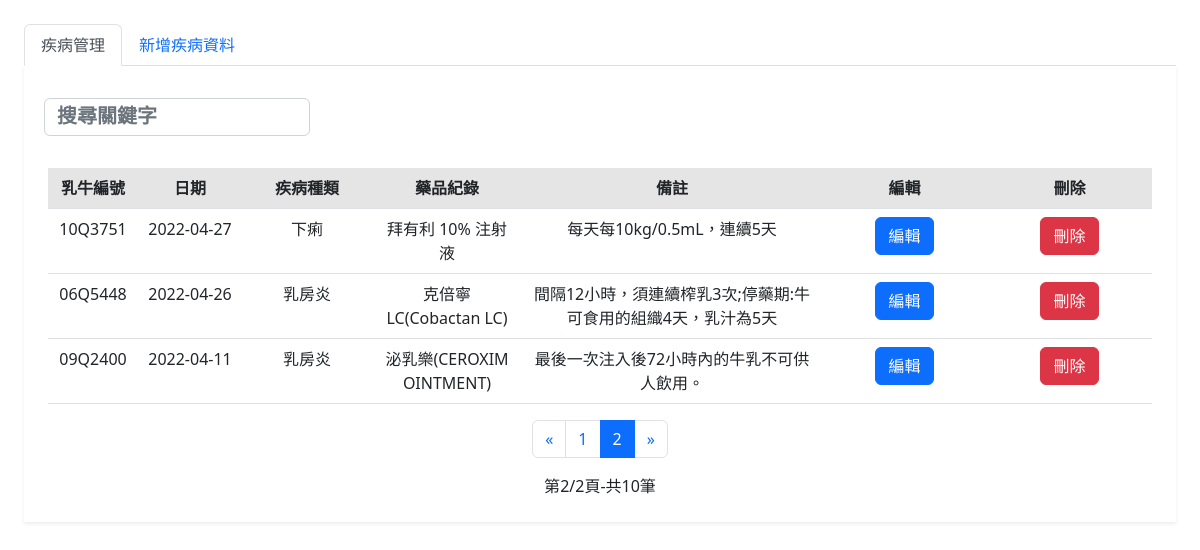
The page /fHealthManagement/diseaseManagement/diseaseManagement.php?page=2 on the database its author committed.
### tables this page shows
CREATE TABLE `disease_management` (
  `sn` int(6) NOT NULL,
  `id` varchar(64) NOT NULL,
  `date` date NOT NULL,
  `disease` varchar(64) NOT NULL,
  `drugs` varchar(64) NOT NULL,
  `remark` varchar(64) NOT NULL
);

### fHealthManagement/diseaseManagement/diseaseManagement.php (the view, shortened to what this page needs)
<?php
require_once("../../SQLServer.php");
?>
<!doctype html>
<html lang="zh-TW">
<head>
  <link href="https://cdn.jsdelivr.net/npm/bootstrap@5.2.2/dist/css/bootstrap.min.css" rel="stylesheet">
  <link rel="stylesheet" href="../../css/text_box2.css">
  <link rel="stylesheet" href="../../css/indexcss.css">
</head>
<body>
  <div name="content" style="width:100%; height: 100vh ;   padding:1.5rem  ;   ">
    <div class="tab-content">
      <ul class="nav nav-tabs" role="tablist">
        <li class="nav-item">
          <a href="#diseaseManagement" class="nav-link active" data-toggle="tab">疾病管理</a>
        </li>
        <li class="nav-item">
          <a href="#addDiseaseManagement" class="nav-link" data-toggle="tab">新增疾病資料</a>
        </li>
      </ul>
      <div class="tab-pane active bg-white shadow-sm p-4" id="diseaseManagement">
        <div class="row">
          <div class="col-md-3 p-2">
            <input type="search" class="search form-control" data-table="table table-hover" placeholder="搜尋關鍵字" style="width:100%;">
          </div>
        </div>
        <br>
        <div class="table-responsive" style="overflow: hidden;">
          <div id="cow_table" style="text-align:center;">
            <table id="rule" class="table table-hover">
              <thead>
                <tr class="table-active">
                  <th>乳牛編號</th>
                  <th>日期</th>
                  <th>疾病種類</th>
                  <th>藥品紀錄</th>
                  <th>備註</th>
                  <th>編輯</th>
                  <th>刪除</th>
                </tr>
              </thead>
              <tbody>
                <?php
                $query = "SELECT * FROM disease_management ";
                $result = mysqli_query($db_link, $query);
                $num = mysqli_num_rows($result);
                $per = 7;
                $pages = ceil($num / $per);
                if (!isset($_GET["page"])) {
                  $page = 1;
                } else {
                  $page = intval($_GET["page"]);
                }
                $start = ($page - 1) * $per;
                $query .= "ORDER BY date DESC LIMIT $start,$per";
                $result = mysqli_query($db_link, $query);
                $i = 1;
                while ($row = mysqli_fetch_assoc($result)) {
                  $sn = $row['sn'];
                  $id = $row['id'];
                  $date = $row['date'];
                  $disease = $row['disease'];
                  $drugs = $row['drugs'];
                  $remark = $row['remark'];
                ?>
                  <tr>
                    <td width="90px"><?php echo $id ?></td>
                    <td width="104px"><?php echo $date ?></td>
                    <td width="130px"><?php echo $disease ?></td>
                    <td width="150px"><?php echo $drugs ?></td>
                    <td width="300px"><?php echo $remark ?></td>
                    <td><button class="view_data btn btn-primary" GetSn="<?php echo $sn; ?>">編輯</button></td>
                    <?php
                    echo "<td><button id=\"linkDel_$i\" onclick=\"#del\" class='btn btn-danger'>刪除</button></td>";
                    ?>
                  </tr>
                <?php
                  $i += 1;
                }
                ?>
              </tbody>
            </table>
            <?php
            echo "
                                    <center><div class='row text-center'>
                                        <div class='col-12 justify-content-center' style='display:flex;'>
                                                <nav aria-label='Page navigation example'>
                                                    <ul class='pagination'>
                                                        <li class='page-item'>
                                                            <a class='page-link' href='?page=1' aria-label='Previous'>
                                                                <span aria-hidden='true'>&laquo;</span>
                                                            </a>
                                                        </li> ";
            for ($i = 1; $i <= $pages; $i++) {
              if ($page - 5 < $i && $i < $page + 4) {
                if ($page == $i) {
                  echo "<li class='page-item active'><a class='page-link' href=?page=" . $i . " >" . $i . "</a></li> ";
                } else {
                  echo "<li class='page-item'><a class='page-link' href=?page=" . $i . " >" . $i . "</a></li> ";
                }
              }
            }
            echo "<li class='page-item'><a class='page-link' aria-label='Next' href=?page=" . $pages . " ><span aria-hidden='true'>&raquo;</span></a></li></ul>
                                    </nav></div>";
            echo "<div class=\"col-12\">第" . $page . "/" . $pages . "頁-共" . $num . "筆</div></center>";
            ?>
          </div>
        </div>
      </div>
    </div>
  </div>
</body>
</html>

### css/text_box2.css (style rules this page uses)
::placeholder { color: #FFF; font-size:20px; text-align:left; font-weight:bolder; }

### css/indexcss.css (style rules this page uses)
html, body { height: 100%; }

### rows shown on the page
disease_management: id "10Q3751", date "2022-04-27", disease "下痢", drugs "拜有利 10% 注射液", remark "每天每10kg/0.5mL，連續5天"
disease_management: id "06Q5448", date "2022-04-26", disease "乳房炎", drugs "克倍寧LC(Cobactan LC)", remark "間隔12小時，須連續榨乳3次;停藥期:牛可食用的組織4天，乳汁為5天"
disease_management: id "09Q2400", date "2022-04-11", disease "乳房炎", drugs "泌乳樂(CEROXIM OINTMENT)", remark "最後一次注入後72小時內的牛乳不可供人飲用。"

### other values the page prints
$page "2"
$pages "2"
$num "10"
